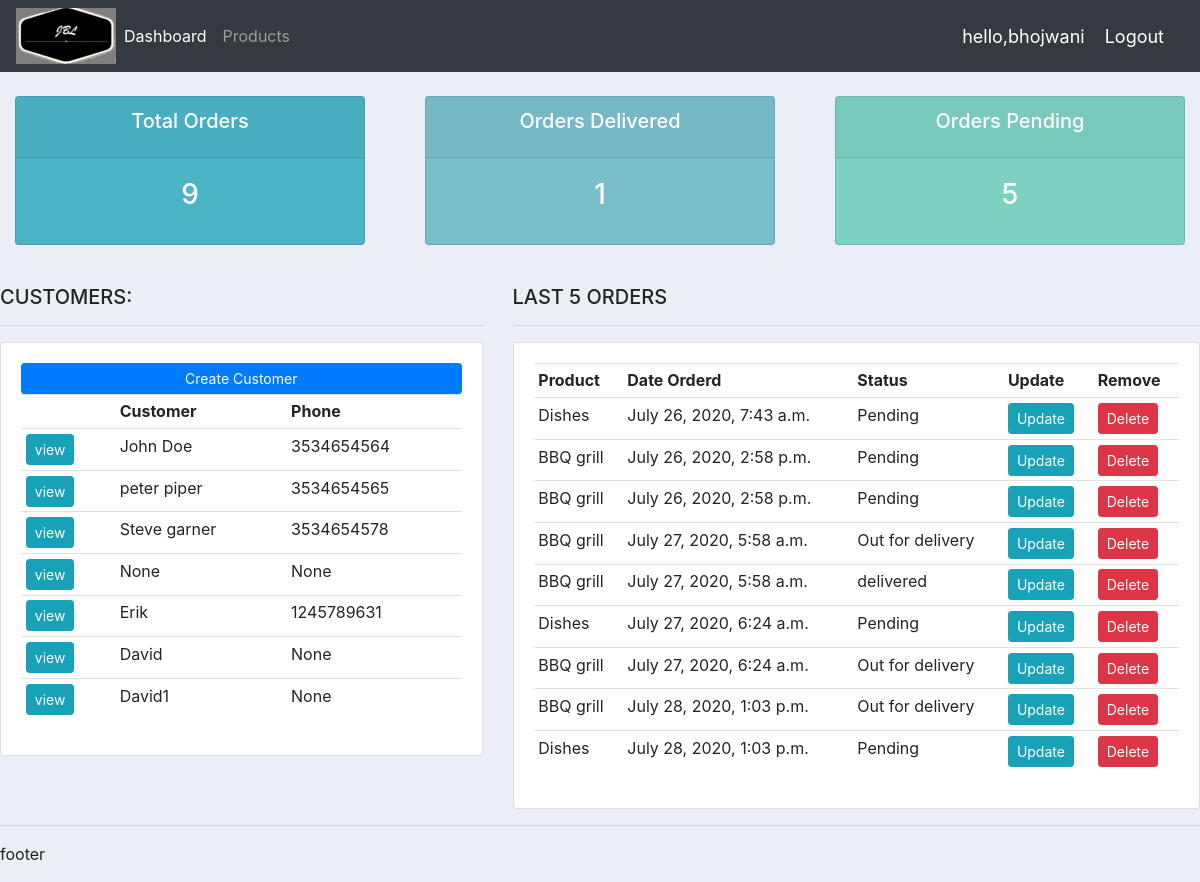
The app's page / (signed in) with its own data.
### accounts/models.py (models this page shows, shortened)
class Customer(models.Model):
    user = models.OneToOneField(User,blank = True, null = True, on_delete=models.CASCADE)
    name = models.CharField(max_length=250,null = True)
    phone = models.CharField(max_length=50,null = True)
    email = models.CharField(max_length=250,null = True)
    profile_pic = models.ImageField(default = "profile1.png",null = True,blank = True)
    date_created = models.DateTimeField(auto_now_add=True,null = True)

class Order(models.Model):
    STATUS = (
        ('Pending','Pending'),
        ('Out for delivery','Out for delivery'),
        ('delivered','delivered'),
    )
    product =models.ForeignKey(Products,null = True,on_delete=models.SET_NULL)
    customer =models.ForeignKey(Customer,null = True,on_delete=models.SET_NULL)
    status = models.CharField(max_length = 200,null = True,choices = STATUS)
    date_created = models.DateTimeField(auto_now_add=True,null = True)
    note = models.CharField(max_length=50,null = True)

class Products(models.Model):
    CATEGORY = (
        ('Outdoor','Outdoor'),
        ('Indoor','Indoor')
    )
    name =models.CharField(max_length=250,null = True)
    price = models.FloatField(null = True)
    description =models.CharField(max_length=250,null = True,blank = True)
    category =models.CharField(max_length=250,null = True,choices = CATEGORY)
    date_created =models.DateTimeField(auto_now_add=True,null = True)
    tag =models.ManyToManyField(Tag)
    def __str__(self):
        return self.name

### accounts/decorators.py (the view)
    def wrapper(request,*args,**kwargs):
        group = None
        print(request.user.groups.all())
        if request.user.groups.exists():
            group = request.user.groups.all()[0].name
        if group == 'Customer':
            return redirect('user-page')
        if group == 'Admin':
            return view_func(request,*args,**kwargs)

### accounts/views.py (called while the page is built)
@login_required(login_url='login')
@admin_only
def home(request):
    customers = Customer.objects.all()
    orders = Order.objects.all()
    total_customers = customers.count()
    total_orders = orders.count()
    delivered = orders.filter(status = 'delivered').count()
    pending = orders.filter(status = 'Pending').count()
    context = {'customers':customers,'orders':orders,'total_orders':total_orders,'delivered':delivered,'pending':pending}
    return render(request,'accounts/dashboard.html',context)

### accounts/templates/Accounts/dashboard.html
{% extends './main.html' %}
{% block content %}
{% include './status.html' %}
<br>
<div class="row">
	<div class="col-md-5">
		<h5>CUSTOMERS:</h5>
		<hr>
		<div class="card card-body">
			<a class="btn btn-primary  btn-sm btn-block" href="">Create Customer</a>
			<table class="table table-sm">
				<tr>
					<th></th>
					<th>Customer</th>
					<th>Phone</th>
				</tr>
				{% for customer in customers %}
				<tr>
					<td><a class = "btn btn-sm btn-info" href = "{% url 'customer' customer.id %} ">view</a></td>
					<td>{{ customer.name }} </td>
					<td>{{ customer.phone }} </td>
				</tr>
				{% endfor %}
			</table>
		</div>
	</div>
	<div class="col-md-7">
		<h5>LAST 5 ORDERS</h5>
		<hr>
		<div class="card card-body">
			<table class="table table-sm">
				<tr>
					<th>Product</th>
					<th>Date Orderd</th>
					<th>Status</th>
					<th>Update</th>
					<th>Remove</th>
				</tr>
				{% for order in orders %}
				<tr>
					<td>{{ order.product }} </td>
					<td>{{ order.date_created }} </td>
					<td> {{ order.status }}</td>
					<td><a href="{% url 'update_order' order.id %}" class = "btn btn-sm btn-info">Update</a></td>
					<td><a href = "{% url 'delete_order' order.id %}" class = "btn btn-sm btn-danger">Delete</a></td>
				</tr>
				{% endfor %}
			</table>
		</div>
	</div>
</div>
{% endblock %}

### accounts/templates/Accounts/navbar.html (shortened to what this page needs)
{% load static %}
<nav class="navbar navbar-expand-lg navbar-dark bg-dark">
    <img src="{% static '/images/logo2.jpg'%}" >
    <div class="collapse navbar-collapse" id="navbarNav">
      {% if request.user.is_staff %}
      <ul class="navbar-nav">
        <li class="nav-item active">
          <a class="nav-link" href="{% url 'home' %}">Dashboard</a>
        </li>
        <li class="nav-item">
          <a class="nav-link" href="{% url 'products' %}">Products</a>
        </li>
      </ul>
      {% else %}
        <li class = "nav-item" >
          <a class = "nav-link" href = "{% url 'account' %}">Settings</a>
        </li>
      {% endif %}
    </div>
  <span class = "hello-msg">hello,{{request.user}}</span>
  <span> <a class = "hello-msg" href = "{% url 'logout' %}"> Logout</a></span>
  </nav>

### static/css/main.css (style rules this page uses)
body { background-color: #ebeff5; }

### accounts/templates/Accounts/navbar.html (style rules this page uses)
.hello-msg { font-size: 18px; color:#fff; margin-right: 20px; }

### records on screen
Customer: name "John Doe", phone "3534654564"
Customer: name "peter piper", phone "3534654565"
Customer: name "Steve garner", phone "3534654578"
Customer: name "None", phone "None"
Customer: name "Erik", phone "1245789631"
Customer: name "David", phone "None"
Customer: name "David1", phone "None"
Order: product "Dishes", date_created "July 26, 2020, 7:43 a.m.", status "Pending"
Order: product "BBQ grill", date_created "July 26, 2020, 2:58 p.m.", status "Pending"
Order: product "BBQ grill", date_created "July 26, 2020, 2:58 p.m.", status "Pending"
Order: product "BBQ grill", date_created "July 27, 2020, 5:58 a.m.", status "Out for delivery"
Order: product "BBQ grill", date_created "July 27, 2020, 5:58 a.m.", status "delivered"
Order: product "Dishes", date_created "July 27, 2020, 6:24 a.m.", status "Pending"
Order: product "BBQ grill", date_created "July 27, 2020, 6:24 a.m.", status "Out for delivery"
Order: product "BBQ grill", date_created "July 28, 2020, 1:03 p.m.", status "Out for delivery"
Order: product "Dishes", date_created "July 28, 2020, 1:03 p.m.", status "Pending"

### other values on screen
{{ request.user }} "bhojwani"
{{ total_orders }} "9"
{{ delivered }} "1"
{{ pending }} "5"
